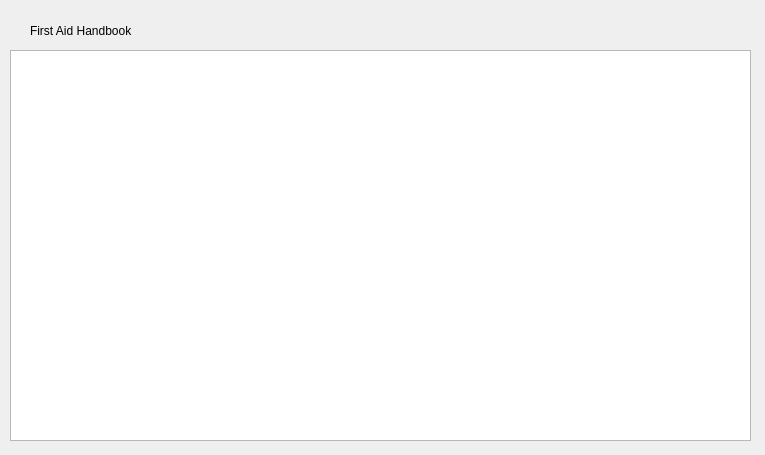
<?xml version="1.0" encoding="UTF-8"?>
<ui version="4.0">
 <class>firstAid</class>
 <widget class="QWidget" name="firstAid">
  <property name="geometry">
   <rect>
    <x>0</x>
    <y>0</y>
    <width>765</width>
    <height>455</height>
   </rect>
  </property>
  <property name="windowTitle">
   <string>Form</string>
  </property>
  <widget class="QTextBrowser" name="textBrowser">
   <property name="geometry">
    <rect>
     <x>10</x>
     <y>50</y>
     <width>741</width>
     <height>391</height>
    </rect>
   </property>
   <property name="styleSheet">
    <string notr="true">color: rgb(255, 255, 255);</string>
   </property>
  </widget>
  <widget class="QLabel" name="label">
   <property name="geometry">
    <rect>
     <x>30</x>
     <y>20</y>
     <width>201</width>
     <height>21</height>
    </rect>
   </property>
   <property name="styleSheet">
    <string notr="true">font: 700 italic 16pt &quot;Times New Roman&quot;;</string>
   </property>
   <property name="text">
    <string>First Aid Handbook</string>
   </property>
  </widget>
 </widget>
 <resources/>
 <connections/>
</ui>
